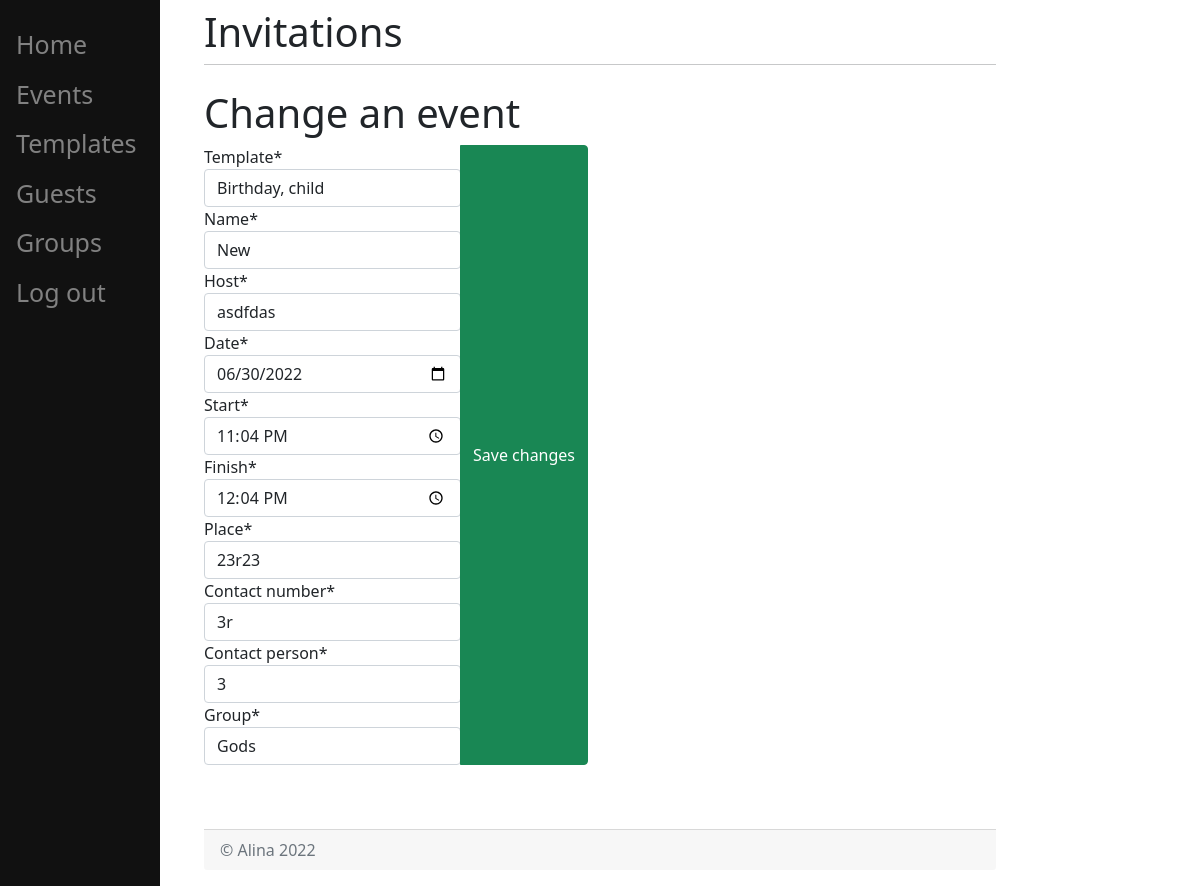
Screenshot of /events/change/29 (signed in) with the database file from the repository.
### invitations/models.py (models this page shows, shortened)
class Event(models.Model):
    group = models.ForeignKey(Group, on_delete=models.CASCADE)
    template = models.ForeignKey(Template, on_delete=models.CASCADE)
    name = models.CharField(max_length=200)
    host = models.CharField(max_length=100)
    date = models.DateField(default=date.today())
    start = models.TimeField(default=datetime.time(16, 00))
    finish = models.TimeField(default=datetime.time(16, 00))
    place = models.CharField(max_length=200)
    contact_number = models.CharField(max_length=100)
    contact_person = models.CharField(max_length=100)
    user = models.ForeignKey(User, on_delete=models.CASCADE, related_name="event", null=True)

class Template(models.Model):
    name = models.CharField(max_length=200)
    content = models.TextField(max_length=500)
    template_file = models.TextField(max_length=500)
    example_img = models.TextField(max_length=500)
    user = models.ForeignKey(User, on_delete=models.CASCADE, related_name="template", null=True)
    def __str__(self):
        return self.name

class Group(models.Model):
    name = models.CharField(max_length=200)
    user = models.ForeignKey(User, on_delete=models.CASCADE, related_name="group", null=True)

### invitations/views.py (the view)
def change_event(request, event_id):
    try:
        user = request.user
        try:
            event = user.event.select_for_update().get(id=event_id)
            if request.method == "POST":
                user_group_all = list(map(lambda group_: (group_.id, group_.name), user.group.all()))
                form = AddEventForm(request.POST, groups=user_group_all)
                if form.is_valid():
                    event.name = form.instance.name
                    event.group = user.group.get(id=int(form.cleaned_data['group']))
                    event.template = form.instance.template
                    event.host = form.instance.host
                    event.date = form.instance.date
                    event.start = form.instance.start
                    event.finish = form.instance.finish
                    event.place = form.instance.place
                    event.contact_number = form.instance.contact_number
                    event.contact_person = form.instance.contact_person
                    event.save()
                    messages.success(request, "Event was changed successfully!")
                    return redirect("/events/")
                else:
                    return render(request, "invitations/change_event.html", {"form": form})
            else:
                user_group_all = list(map(lambda group: (group.id, group.name), user.group.all()))
                form = AddEventForm(instance=event, groups=user_group_all, initial={'group': str(event.group_id)})
                return render(request, "invitations/change_event.html", {"form": form})
        except Event.DoesNotExist:
            raise Http404("No group matches the given query.")
    except Exception as e:
        messages.error(request, f'{e}')
        return redirect('/home/')

### invitations/forms.py
class AddEventForm(forms.ModelForm):
    def __init__(self, *args, groups, **kwargs):
        super(forms.ModelForm, self).__init__(*args, **kwargs)
        self.fields['group'].choices = sorted(groups, key=lambda t: t[1])
    group = forms.ChoiceField(choices=(), required=True)
    class Meta:
        model = Event
        fields = ['template', 'name', 'host', 'date', 'start', 'finish', 'place', 'contact_number',
                  'contact_person']
        widgets = {'date': DateInput(attrs={'type': 'date'}),
                   'start': TimeInput(attrs={'type': 'time'}),
                   'finish': TimeInput(attrs={'type': 'time'}),
                   'user': forms.HiddenInput()}

### templates/invitations/change_event.html (shortened to what this page needs)
{% extends 'invitations/home.html' %}
{% load crispy_forms_tags %}
{% block content %}
    <h1>Change an event</h1>
    <form method="POST" action="/events/change/{{ form.instance.id }}" class="form-group">
        <div class="input-group mb-3">
            <div class="input-group-prepend">
    {{ form|crispy }}</div>
    <button type="submit" name="save" class="btn btn-success"> Save changes </button>
            </div>
    </form>
{% endblock %}

### templates/invitations/base.html (style rules this page uses)
html { overflow-y: scroll; }

### rows the page displays
Event: template "Birthday, child", host "asdfdas", date "06/30/2022", start "23:04:00", finish "12:04:00", place "23r23", contact_number "3r", contact_person "3", group "Gods"
Template: name "New"
